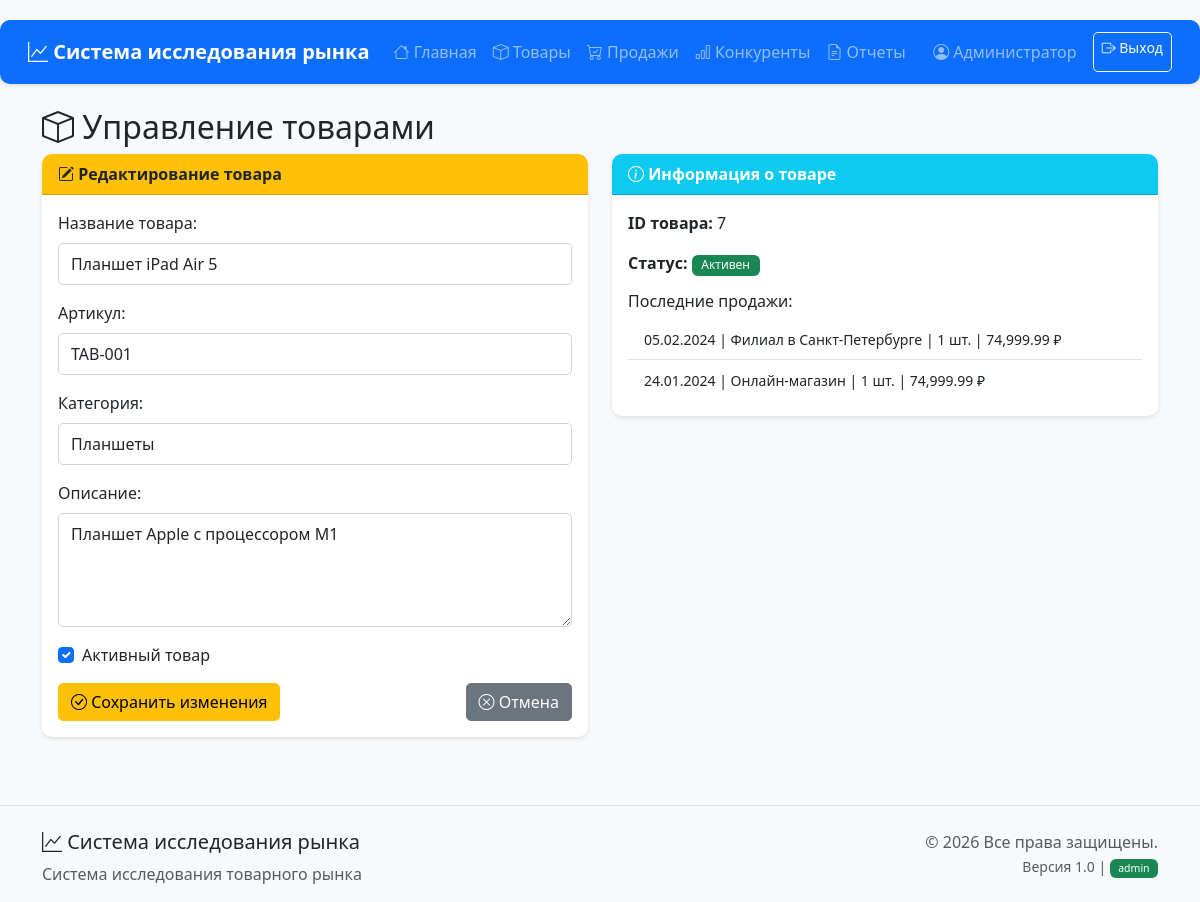
Screenshot of /products.php?action=edit&id=7 (signed in) with the database file from the repository.
### tables this page shows
CREATE TABLE `products` (
  `id` int(11) NOT NULL,
  `name` varchar(200) NOT NULL,
  `internal_code` varchar(50) DEFAULT NULL,
  `category` varchar(100) DEFAULT NULL,
  `description` text DEFAULT NULL,
  `is_active` tinyint(1) DEFAULT 1
);

CREATE TABLE `sales` (
  `id` int(11) NOT NULL,
  `subdivision_id` int(11) NOT NULL,
  `product_id` int(11) NOT NULL,
  `sale_date` date NOT NULL,
  `quantity` int(11) NOT NULL CHECK (`quantity` > 0),
  `total_amount` decimal(12,2) NOT NULL
);

CREATE TABLE `subdivisions` (
  `id` int(11) NOT NULL,
  `name` varchar(100) NOT NULL,
  `city` varchar(50) NOT NULL,
  `address` text DEFAULT NULL,
  `is_active` tinyint(1) DEFAULT 1
);

### products.php (the view, shortened to what this page needs)
<?php
require_once 'config.php';
$conn = getConnection();
$action = isset($_GET['action']) ? $_GET['action'] : '';
$id = isset($_GET['id']) ? intval($_GET['id']) : 0;
$product = null;
if ($action == 'edit' && $id > 0) {
    $sql = "SELECT * FROM products WHERE id = ?";
    $stmt = $conn->prepare($sql);
    $stmt->bind_param("i", $id);
    $stmt->execute();
    $result = $stmt->get_result();
    if ($result->num_rows === 1) {
        $product = $result->fetch_assoc();
    } else {
        $message = '<div class="alert alert-danger">Товар не найден</div>';
    }
}
?>
<div class="container mt-4">
    <h2><i class="bi bi-box"></i> Управление товарами</h2>
    <?php if ($action == 'edit' && $product): ?>
    <div class="row">
        <div class="col-md-6">
            <div class="card">
                <div class="card-header bg-warning text-dark">
                    <i class="bi bi-pencil-square"></i> Редактирование товара
                </div>
                <div class="card-body">
                    <?php if (canEdit()): ?>
                    <form method="POST" action="?action=edit&id=<?php echo $id; ?>">
                        <div class="mb-3">
                            <label class="form-label">Название товара:</label>
                            <input type="text" name="name" class="form-control"
                                   value="<?php echo htmlspecialchars($product['name']); ?>" required>
                        </div>
                        <div class="mb-3">
                            <label class="form-label">Артикул:</label>
                            <input type="text" name="internal_code" class="form-control"
                                   value="<?php echo htmlspecialchars($product['internal_code']); ?>">
                        </div>
                        <div class="mb-3">
                            <label class="form-label">Категория:</label>
                            <input type="text" name="category" class="form-control"
                                   value="<?php echo htmlspecialchars($product['category']); ?>">
                        </div>
                        <div class="mb-3">
                            <label class="form-label">Описание:</label>
                            <textarea name="description" class="form-control" rows="4"><?php echo htmlspecialchars($product['description']); ?></textarea>
                        </div>
                        <div class="mb-3 form-check">
                            <input type="checkbox" name="is_active" class="form-check-input" id="is_active"
                                <?php echo $product['is_active'] ? 'checked' : ''; ?>>
                            <label class="form-check-label" for="is_active">Активный товар</label>
                        </div>
                        <div class="d-grid gap-2 d-md-flex justify-content-md-between">
                            <button type="submit" class="btn btn-warning">
                                <i class="bi bi-check-circle"></i> Сохранить изменения
                            </button>
                            <a href="products.php" class="btn btn-secondary">
                                <i class="bi bi-x-circle"></i> Отмена
                            </a>
                        </div>
                    </form>
                    <?php else: ?>
                    <div class="alert alert-warning">
                        <i class="bi bi-shield-lock"></i> Недостаточно прав для редактирования товаров.
                    </div>
                    <?php endif; ?>
                </div>
            </div>
        </div>
        <div class="col-md-6">
            <div class="card">
                <div class="card-header bg-info text-white">
                    <i class="bi bi-info-circle"></i> Информация о товаре
                </div>
                <div class="card-body">
                    <p><strong>ID товара:</strong> <?php echo $product['id']; ?></p>
                    <p><strong>Статус:</strong>
                        <span class="badge bg-<?php echo $product['is_active'] ? 'success' : 'danger'; ?>">
                            <?php echo $product['is_active'] ? 'Активен' : 'Неактивен'; ?>
                        </span>
                    </p>
                    <h6>Последние продажи:</h6>
                    <?php
                    $sql = "SELECT s.sale_date, s.quantity, s.total_amount, sub.name as subdivision_name
                            FROM sales s
                            JOIN subdivisions sub ON s.subdivision_id = sub.id
                            WHERE s.product_id = ?
                            ORDER BY s.sale_date DESC
                            LIMIT 5";
                    $stmt = $conn->prepare($sql);
                    $stmt->bind_param("i", $id);
                    $stmt->execute();
                    $sales_result = $stmt->get_result();
                    if ($sales_result->num_rows > 0): ?>
                        <ul class="list-group list-group-flush">
                        <?php while ($sale = $sales_result->fetch_assoc()): ?>
                            <li class="list-group-item">
                                <small>
                                    <?php echo date('d.m.Y', strtotime($sale['sale_date'])); ?> |
                                    <?php echo $sale['subdivision_name']; ?> |
                                    <?php echo $sale['quantity']; ?> шт. |
                                    <?php echo number_format($sale['total_amount'], 2); ?> ₽
                                </small>
                            </li>
                        <?php endwhile; ?>
                        </ul>
                    <?php else: ?>
                        <p class="text-muted">Нет данных о продажах</p>
                    <?php endif; ?>
                </div>
            </div>
        </div>
    </div>
    <?php endif; ?>
</div>

### style.css (style rules this page uses)
body { padding-top: 20px; background-color: #f8f9fa; font-family: 'Segoe UI', Tahoma, Geneva, Verdana, sans-serif; }
.card { margin-bottom: 20px; box-shadow: 0 2px 4px rgba(0,0,0,.1); border: none; border-radius: 10px; transition: transform 0.2s; }
.card-header { border-radius: 10px 10px 0 0 !important; font-weight: 600; }
.btn { border-radius: 5px; font-weight: 500; }
.badge { font-weight: 500; padding: 0.4em 0.8em; }
.form-control, .form-select { border-radius: 5px; border: 1px solid #ced4da; padding: 0.5rem 0.75rem; }

### rows the page displays
products: name "Планшет iPad Air 5", internal_code "TAB-001", category "Планшеты", description "Планшет Apple с процессором M1", is_active "☑", id "7"
sales: sale_date "05.02.2024", subdivision.name "Филиал в Санкт-Петербурге", quantity "1", total_amount "74,999.99"
sales: sale_date "24.01.2024", subdivision.name "Онлайн-магазин", quantity "1", total_amount "74,999.99"

### other values shown
SITE_NAME "Система исследования рынка"
$_SESSION['full_name'] "Администратор"
$_SESSION['username'] "admin"
